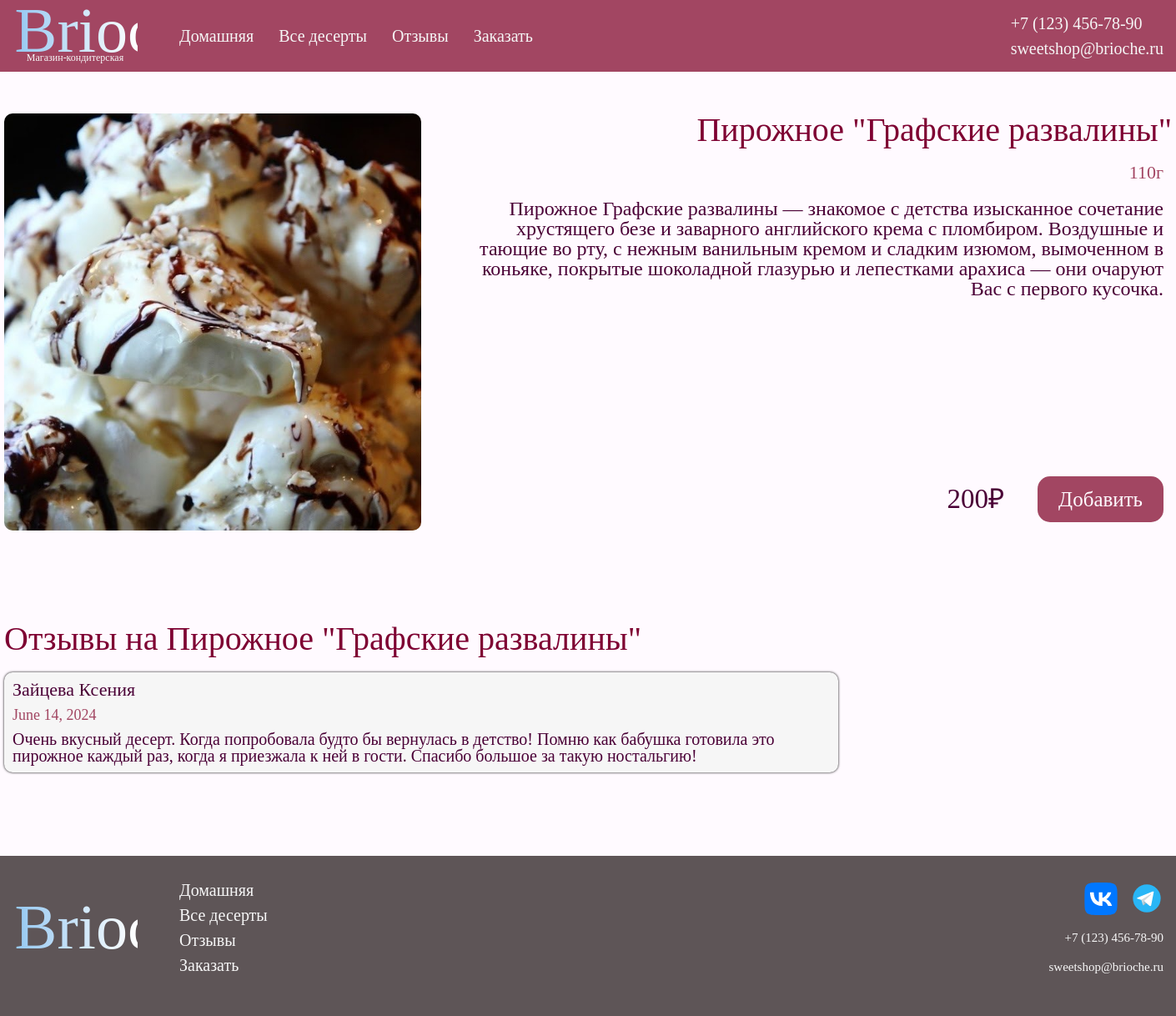
The page /catalog/cake/13 on the database its author committed.
### catalog/models.py (models this page shows, shortened)
class Cake(models.Model):
    id = models.IntegerField(primary_key=True, help_text="Уникальный ID для торта")
    title = models.CharField(max_length=200, help_text="Название торта")
    weight = models.CharField(max_length=10, help_text="Вес торта в граммах")
    description = models.TextField(max_length=2000, help_text="Описание для торта")
    image_id = models.ForeignKey("Image", on_delete=models.SET_NULL, null=True)
    price = models.CharField(max_length=10, help_text="Цена торта в рублях")
    ingredient = models.ManyToManyField('Ingredient', help_text="Выберите ингредиенты")
    created_at = models.DateField(null=True, blank=True)
    updated_at = models.DateField(null=True, blank=True)
    class Meta:
        ordering = ["title"]

class Image(models.Model):
    id = models.IntegerField(primary_key=True, help_text="Уникальный ID для картинки")
    alt = models.CharField(max_length=100, help_text="Альтернативное расписание для картинки")
    path = models.CharField(max_length=200, help_text="Путь до картинки")
    created_at = models.DateField(null=True, blank=True)
    class Meta:
        ordering = ['id']

class Review(models.Model):
    id = models.IntegerField(primary_key=True, help_text="Уникальный ID для отзыва")
    client_id = models.ForeignKey("Client", on_delete=models.SET_NULL, null=True)
    cake_id = models.ForeignKey("Cake", on_delete=models.SET_NULL, null=True)
    image_id = models.ForeignKey("Image", on_delete=models.SET_NULL, null=True)
    review = models.TextField(max_length=1000, help_text="Отзыв к заказу")
    created_at = models.DateField(null=True, blank=True)
    class Meta:
        ordering = ['id']
    def get_absolute_url(self):
        return reverse("review-detail", args=[str(self.id)])

class Client(models.Model):
    id = models.IntegerField(primary_key=True, help_text="Уникальный ID для клиента")
    first_name = models.CharField(max_length=100)
    middle_name = models.CharField(max_length=100)
    last_name = models.CharField(max_length=100)
    phone_number = models.CharField(max_length=11, help_text='Номер телефона клиента в формате: 89001230045')
    email = models.EmailField(help_text="Электронная почта клиента")
    date_of_birth = models.DateField(null=True, blank=True)
    created_at = models.DateField(null=True, blank=True)
    updated_at = models.DateField(null=True, blank=True)
    class Meta:
        ordering = ["last_name", "first_name", "middle_name"]

### catalog/views.py (the view)
# urls.py: re_path(r"^cake/(?P<pk>\d+)$", views.CakeDetailView.as_view(), name="cake-detail"),
class CakeDetailView(generic.DetailView):
    model = Cake

### catalog/templates/catalog/cake_detail.html
{% extends "base_generic.html" %}
{% load static %}
{% block content %}
<div class="cake">
    <img src="{% get_static_prefix %}{{ cake.image_id.path }}" alt="{{ cake.image_id.alt }}" class="cake__image">
    <div class="cake__descrip-wrap">
        <h1 class="cake__headline">{{ cake.title }}</h1>
        <p class="cake__text">{{ cake.weight }}г</p>
        <p class="cake__text">{{ cake.description }}</p>
        <div class="cake__bottom-wrap">
            <p class="cake__price">{{ cake.price }}₽</p>
            <button class="cake__button">Добавить</button>
        </div>
    </div>
</div>
<div class="reviews">
    <h2 class="reviews__headline">Отзывы на {{ cake.title }}</h2>
    {% if cake.review_set %}
    <ul class="reviews__list">
        {% for review in cake.review_set.all %}
        <li class="reviews__item">
            <a href="{{ review.get_absolute_url }}" class="reviews__link">
                <p class="reviews__text">{{ review.client_id.last_name }} {{ review.client_id.first_name }}</p>
                <p class="reviews__text">{{ review.created_at }}</p>
                <p class="reviews__text">{{ review.review }}</p>
            </a>
        </li>
        {% endfor %}
    </ul>
    {% else %}
    <p class="reviews__empty">На этот торт ещё нет отзывов. Вы можете быть первым!</p>
    {% endif %}
</div>
{% endblock %}

### catalog/templates/base_generic.html (shortened to what this page needs)
<!doctype html>
<html lang="ru">
<head>
    <link href="https://cdn.jsdelivr.net/npm/bootstrap@5.3.3/dist/css/bootstrap.min.css" rel="stylesheet">
    {% load static %}
    <link rel="stylesheet" href="{% static 'image/styles.css' %}" />
</head>
<body>
    <header>
        <div class="header__wrapper">
            <div class="header__left-wrap">
                <div class="logo">
                    <a href="{% url 'index' %}" class="logo__link">
                        <img src="{% static 'image/logo.svg' %}" alt="Логотип 'Brioche'" class="logo__image">
                        Магазин-кондитерская
                    </a>
                </div>
                <div class="navigation">
                    <nav class="navigation__nav">
                        <ul class="navigation__list">
                            <li class="navigation__item">
                                <a class="navigation__link" href="{% url 'index' %}">Домашняя</a>
                            </li>
                            <li class="navigation__item">
                                <a class="navigation__link" href="{% url 'cakes' %}">Все десерты</a>
                            </li>
                            <li class="navigation__item">
                                <a class="navigation__link" href="{% url 'reviews' %}">Отзывы</a>
                            </li>
                            <li class="navigation__item">
                                <a class="navigation__link" href="">Заказать</a>
                            </li>
                        </ul>
                    </nav>
                </div>
            </div>
            <div class="contact">
                <p class="contact__paragraf">+7 (123) 456-78-90</p>
                <p class="contact__paragraf">sweetshop@brioche.ru</p>
            </div>
        </div>
    </header>
    <main>
        <section class="content">
            <div class="content__wrapper">
                {% block content %}{% endblock %}
            </div>
        </section>
    </main>
    <footer>
        <div class="footer__wrapper">
            <div class="header__left-wrap">
                <div class="logo">
                    <a href="{% url 'index' %}" class="logo__link">
                        <img src="{% static 'image/logo.svg' %}" alt="Логотип 'Brioche'" class="logo__image">
                    </a>
                </div>
                <div class="navigation">
                    {% block sidebar %}
                    <ul class="navigation__list footer__list">
                        <li class="navigation__item">
                            <a class="navigation__link" href="{% url 'index' %}">Домашняя</a>
                        </li>
                        <li class="navigation__item">
                            <a class="navigation__link" href="{% url 'cakes' %}">Все десерты</a>
                        </li>
                        <li class="navigation__item">
                            <a class="navigation__link" href="{% url 'reviews' %}">Отзывы</a>
                        </li>
                        <li class="navigation__item">
                            <a class="navigation__link" href="">Заказать</a>
                        </li>
                    </ul>
                    {% endblock %}
                </div>
            </div>
            <div class="relations footer__relations">
                <ul class="relations__list footer__link-list">
                    <li class="relations__item">
                        <a class="relations__link footer__link" href="{% url 'index' %}">
                            <img class="relations__image" src="{% static 'image/vk.svg' %}">
                        </a>
                    </li>
                    <li class="relations__item">
                        <a class="relations__link footer__link" href="{% url 'index' %}">
                            <img class="relations__image" src="{% static 'image/telegram.svg' %}">
                        </a>
                    </li>
                </ul>
                <p class="relations__item">+7 (123) 456-78-90</p>
                <p class="relations__item">sweetshop@brioche.ru</p>
            </div>
        </div>
    </footer>
</body>
</html>

### catalog/static/image/styles.css (style rules this page uses)
html, body, div, span, applet, object, iframe, h1, h2, h3, h4, h5, h6, p, blockquote, pre, a, abbr, acronym, address, big, cite, code, del, dfn, em, img, ins, kbd, q, s, samp, small, strike, strong, sub, sup, tt, var, b, u, i, center, dl, dt, dd, ol, ul, li, fieldset, form, label, legend, table, caption, tbody, tfoot, thead, tr, th, td, article, aside, canvas, details, embed, figure, figcaption, footer, header, hgroup, menu, nav, output, ruby, section, summary, time, mark, audio, video { margin: 0; padding: 0; border: 0; font-size: 100%; font: inherit; vertical-align: baseline; }
article, aside, details, figcaption, figure, footer, header, hgroup, menu, nav, section { display: block; }
body { line-height: 1; }
ol, ul { list-style: none; }
:root { --background-color: #fffaff; --background-text: #4a0036; --header-background: #a24662; --header-color: #f6f6f6; --footer-color: #5e5557; --headline-color: #7e0032; --shadow-color: #000000; font-size: 62.5%; }
* { box-sizing: border-box; }
body { background-color: var(--background-color); color: var(--background-text); font-family: Cambria, Cochin, Georgia, Times, 'Times New Roman', serif; }
a { text-decoration: none; color: var(--header-color); }
.header__wrapper, .footer__wrapper { max-width: 1400px; display: flex; margin: 30px auto 50px; padding: 0 10px; }
header { padding: 1px 0; background-color: var(--header-background); }
.header__wrapper { margin: 10px auto 10px; justify-content: space-between; }
.header__left-wrap { display: flex; align-items: center; gap: 50px; }
.logo__link { display: flex; flex-direction: column; align-items: center; font-size: 1.2rem; }
.logo__image { width: 150px; }
.navigation__list { display: flex; justify-content: center; gap: 30px; }
.navigation__link { font-size: 2rem; }
.contact { display: flex; flex-direction: column; align-self: center; gap: 10px; font-size: 2rem; color: var(--header-color); }
.content__wrapper { width: 100%; display: flex; flex-direction: column; margin: 0 auto 50px; gap: 30px; }
.relations { display: flex; flex-direction: column; gap: 20px; }
.relations__list { display: flex; flex-direction: column; gap: 15px; }
.relations__item { display: flex; }
.relations__link { color: var(--background-text); font-size: 1.8rem; display: flex; align-items: center; gap: 10px; }
.relations__image { width: 40px; }
footer { padding: 1px 0; background-color: var(--footer-color); }
.footer__wrapper { display: flex; justify-content: space-between; gap: 50px; }
.navigation { display: flex; }
.footer__list { display: flex; flex-direction: column; gap: 10px; }
.footer__relations { align-items: end; }
.footer__link-list { flex-direction: row; }
.relations__item { color: var(--header-color); font-size: 1.5rem; }
.begin__headline, .reviews__headline { color: var(--headline-color); font-size: 4rem; margin: 30px 0 0; }
.cake { max-width: 1400px; margin: 50px auto 50px; display: flex; gap: 40px; }
.cake__image { width: 500px; height: 500px; object-fit: cover; border-radius: 10px; }
.cake__descrip-wrap { display: flex; flex-direction: column; gap: 20px; align-items: end; }
.cake__headline { color: var(--headline-color); font-size: 4rem; }
.cake__text:first-of-type { margin: 0 10px; font-size: 2.2rem; color: var(--header-background); }
.cake__text:nth-of-type(2) { margin: 0 10px; font-size: 2.4rem; text-align: end; }
.cake__bottom-wrap { margin: auto 0 10px; display: flex; justify-content: end; align-items: center; }
.cake__price { font-size: 3.3rem; color: var(--background-text); margin-right: 30px; }
.cake__button { background-color: var(--header-background); color: var(--background-color); font-size: 2.5rem; padding: 15px 25px; border: none; border-radius: 15px; margin: 0 10px 0; }
.reviews { width: 1400px; margin: 0 auto 50px; display: flex; flex-direction: column; gap: 20px; }
.reviews__list { display: flex; flex-direction: column; gap: 15px; }
.reviews__item { width: 1000px; background-color: var(--header-color); box-shadow: 0 0 3px var(--shadow-color); border-radius: 10px; }
.reviews__link { height: 100%; display: flex; flex-direction: column; gap: 10px; padding: 10px; }
.reviews__text:nth-of-type(1) { font-size: 2.2rem; color: var(--background-text); }
.reviews__text:nth-of-type(2) { font-size: 1.8rem; color: var(--header-background); }
.reviews__text:nth-of-type(3) { font-size: 2rem; color: var(--background-text); }

### rows shown on the page
Cake: image_id.path (picture), title "Пирожное \"Графские развалины\"", weight "110", description "Пирожное Графские развалины — знакомое с детства изысканное сочетание хрустящего безе и заварного английского крема с пломбиром. Воздушные и тающие во рту, с нежным ванильным кремом и сладким изюмом, вымоченном в коньяке, покрытые шоколадной глазурью и лепестками арахиса — они очаруют Вас с первого кусочка.", price "200"
Review: client_id.last_name "Зайцева", client_id.first_name "Ксения", created_at "June 14, 2024", review "Очень вкусный десерт. Когда попробовала будто бы вернулась в детство! Помню как бабушка готовила это пирожное каждый раз, когда я приезжала к ней в гости. Спасибо большое за такую ностальгию!"
